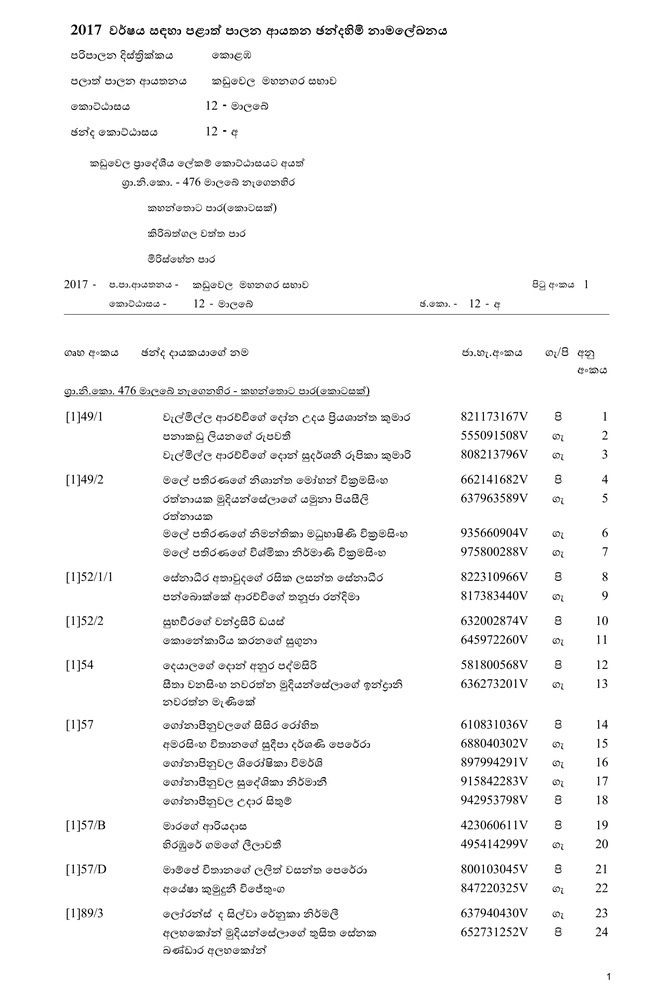
#> input picture pdf2ImageandOCR/page_1.jpg, 654 x 1000 px, shrunk from 4250 x 6500 before the run
$ python ROI2.py
#> lines starting #> are read from the running program, lines starting #| are printed output that depends on the picture; after the words box and inside, x2 and y2 are one past the last pixel; in counts of white or black regions, pixels touching at a corner belong together
import pytesseract as tess
tess.pytesseract.tesseract_cmd = r'C:\Users\Pubud\AppData\Local\Programs\Tesseract-OCR\tesseract.exe'
from cv2 import cv2
from PIL import Image
import matplotlib.pyplot as plt

im = cv2.imread('page_1.jpg')
#> im is the input picture: shape (1000, 654, 3); min 0, max 255, mean 246.4

#-----------
def show_images(titles, images):
    # titles = ['dilate']
    # images = [dilate]
    _range = len(images)

    for i in range(_range):
        plt.subplot(1, 2, i+1), plt.imshow(images[i], 'gray')
        plt.title(titles[i])
        plt.xticks([]),plt.yticks([])

    plt.show()
#-----------

gray = cv2.cvtColor(im, cv2.COLOR_BGR2GRAY)
blur = cv2.GaussianBlur(gray, (9,9), 0)
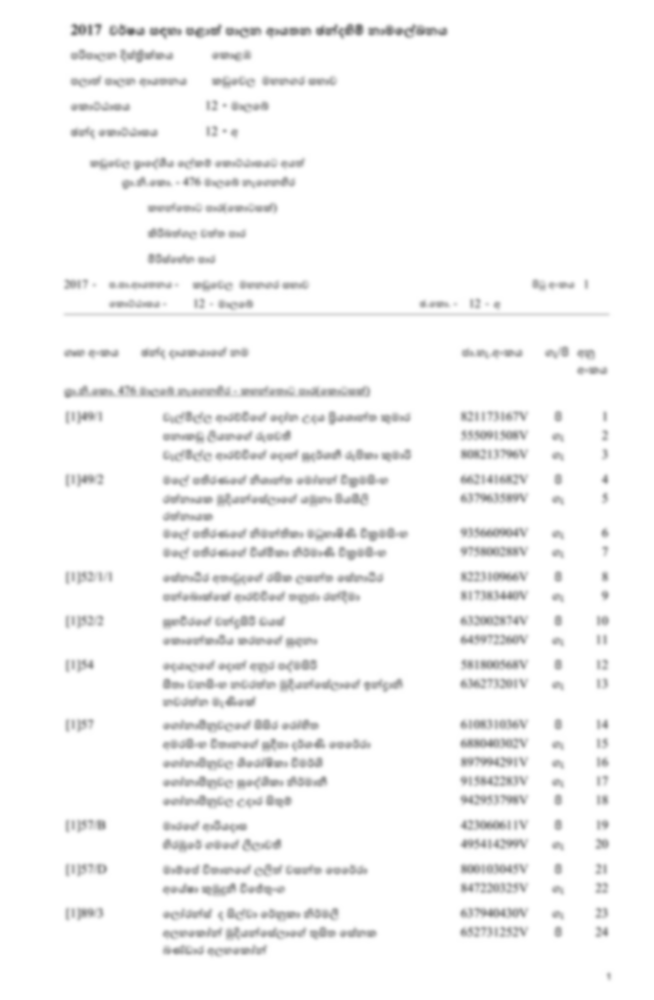
#> blur: shape (1000, 654); min 106, max 255, mean 246.4
# thresh = cv2.adaptiveThreshold(blur,255,cv2.ADAPTIVE_THRESH_GAUSSIAN_C, cv2.THRESH_BINARY_INV,11,30)
thresh2 = cv2.threshold(blur, 0, 255, cv2.THRESH_BINARY_INV + cv2.THRESH_OTSU)[1]
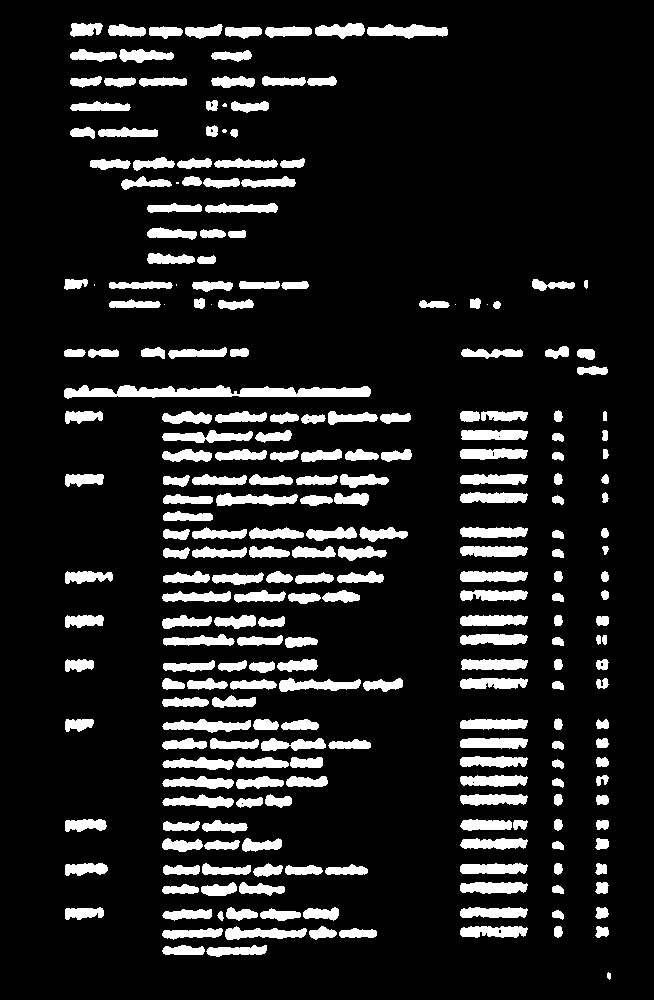
#> thresh2: shape (1000, 654); 12.3% white; 257 white regions (9 under 20 px), largest, box (x1, y1, x2, y2) and area: (64, 385, 371, 399) 2697, (367, 24, 448, 39) 773, (162, 719, 251, 733) 730

# Dilate to combine adjacent text contours
kernel = cv2.getStructuringElement(cv2.MORPH_RECT, (5,5))
dilate = cv2.dilate(thresh2, kernel, iterations=4)
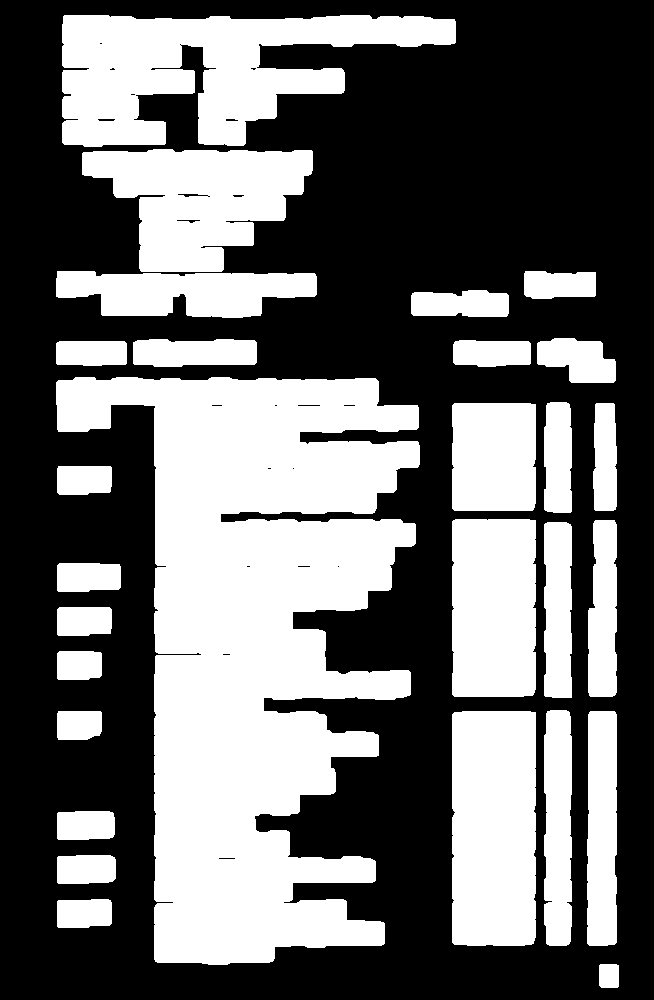
#> dilate: shape (1000, 654); 41.9% white; 28 white regions

# Invert image and perform morphological operations
# inverted = 255 - thresh2
# kernel2 = cv2.getStructuringElement(cv2.MORPH_RECT, (5,5))
# close = cv2.morphologyEx(thresh2, cv2.MORPH_CLOSE, kernel2, iterations=1)


# Find contours and filter using aspect ratio and area
cnts = cv2.findContours(dilate, cv2.RETR_EXTERNAL, cv2.CHAIN_APPROX_SIMPLE)
#> cnts = 28 contours; largest, box (x1, y1, x2, y2) and area: (56, 377, 420, 965) 118423, (62, 15, 456, 147) 28942, (452, 711, 536, 946) 19302, (82, 149, 313, 272) 17886, (452, 519, 536, 697) 14588
cnts = cnts[0] if len(cnts) == 2 else cnts[1]
for c in cnts:
    area = cv2.contourArea(c)
    peri = cv2.arcLength(c, True)
    approx = cv2.approxPolyDP(c, 0.01 * peri, True)
    x,y,w,h = cv2.boundingRect(approx)
    aspect_ratio = w / float(h)
    if (aspect_ratio >= 2.5 or area < 75):
        fin_im = cv2.drawContours(dilate, [c], -1, (255,255,255), -1)
#> this loop made 28 passes
#> (area, peri, x, y, w, h, aspect_ratio) on passes 1, 2, 3, 4, 7, 8, 9, 10, 11, 15, 16, 18: (432.5, 81.07, 599, 964, 20, 24, 0.833), (1427.5, 158.7, 57, 899, 55, 29, 1.9), (1558.5, 165.6, 57, 855, 59, 29, 2.03), (1535, 164.1, 57, 811, 58, 29, 2), (1181.5, 138.7, 58, 711, 44, 29, 1.52), (5952.5, 545.3, 544, 710, 27, 236, 0.114), (1195.5, 138.7, 57, 651, 45, 29, 1.55), (1459, 159.3, 57, 607, 55, 29, 1.9), (1675.5, 176.7, 57, 563, 64, 29, 2.21), (1456, 159.3, 57, 466, 54, 29, 1.86), (2256, 257.5, 594, 403, 23, 108, 0.213), (2799, 273.1, 544, 402, 27, 111, 0.243)
#> (area, peri, approx, x, y, w, h, aspect_ratio) on passes 5, 6, 12, 13, 14, 17: (6559, 528.4, [[590, 711], [587, 943], [616, 942], [616, 714]], 587, 711, 30, 233, 0.129), (19302.5, 644.1, [[454, 712], [452, 942], [531, 944], [535, 712]], 452, 712, 84, 233, 0.361), (4497, 411.6, [[547, 522], [544, 695], [571, 697], [571, 526]], 544, 522, 28, 176, 0.159), (4356.5, 415.5, [[595, 520], [588, 692], [612, 696], [616, 524]], 588, 520, 29, 177, 0.164), (14588.5, 534, [[455, 519], [452, 694], [532, 695], [535, 520]], 452, 519, 84, 177, 0.475), (8830, 381.5, [[454, 403], [452, 508], [532, 510], [535, 404]], 452, 403, 84, 108, 0.778)
#> dilate: shape (1000, 654); 41.9% white; 28 white regions, largest, box (x1, y1, x2, y2) and area: (56, 377, 420, 965) 120099, (62, 15, 456, 147) 29767, (452, 711, 536, 946) 19615

titles = ['fin_im', 'fin_im']
images = [fin_im, fin_im]
show_images(titles, images)
#> in show_images, `plt.show()`:
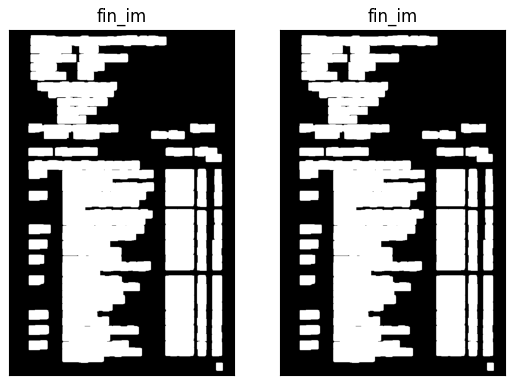
#> figure drawn by matplotlib, 2 panels

# [80 lines of commented-out code are left out]

$ run again, with pdf2ImageandOCR/page_10.jpg copied over pdf2ImageandOCR/page_1.jpg
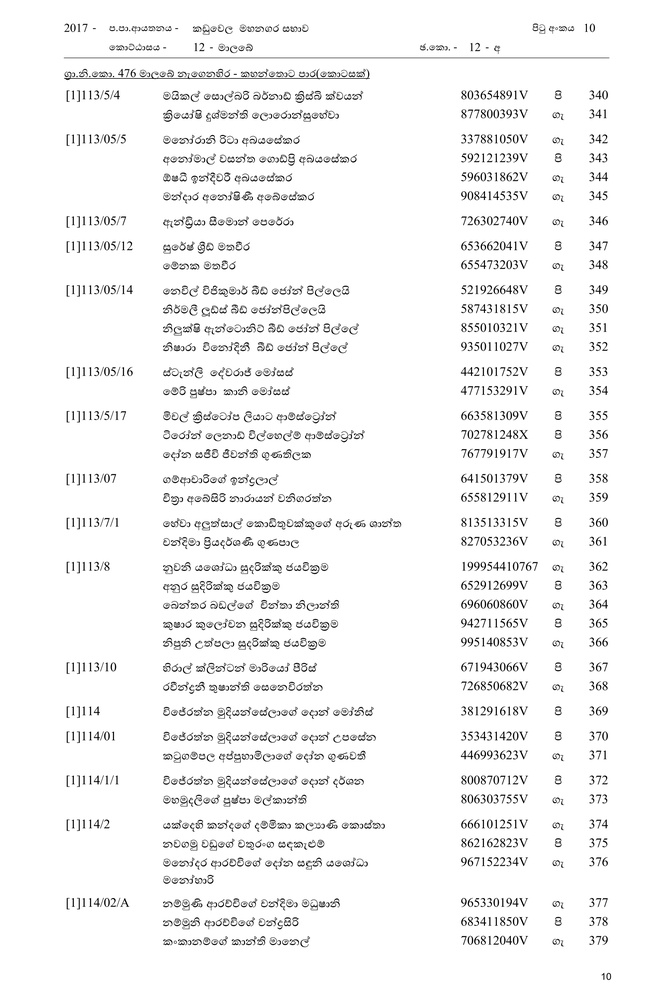
#> input picture pdf2ImageandOCR/page_10.jpg, 654 x 1000 px, shrunk from 4250 x 6500 before the run
#> im is the input picture: shape (1000, 654, 3); min 0, max 255, mean 244.2
#> `thresh2 = cv2.threshold(blur, 0, 255, cv2.THRESH_BINARY_INV + cv2.THRE..`:
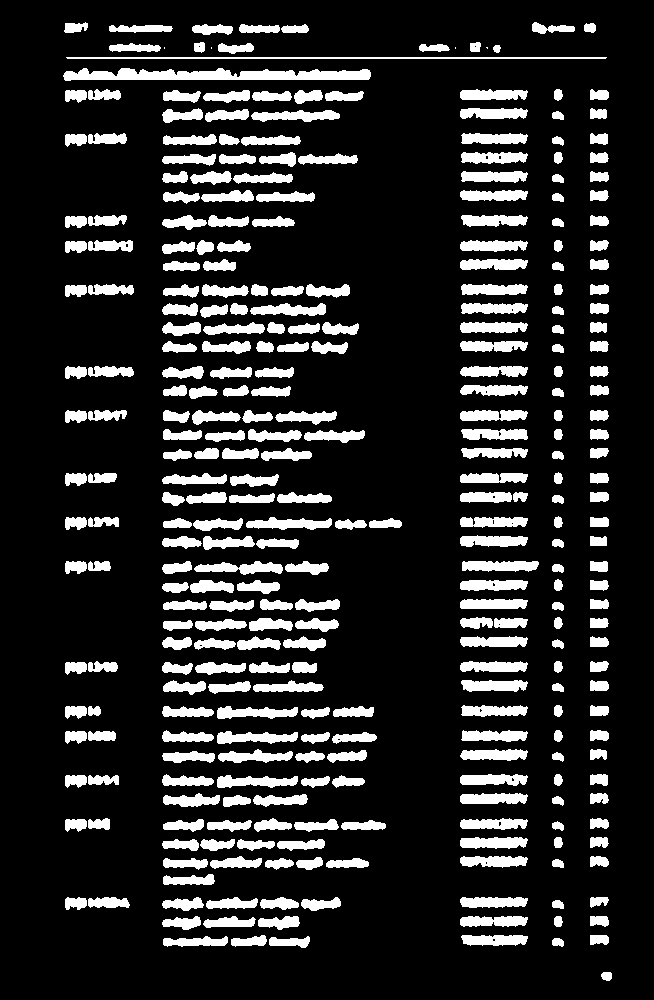
#> thresh2: shape (1000, 654); 15.9% white; 324 white regions (4 under 20 px), largest, box (x1, y1, x2, y2) and area: (63, 68, 371, 81) 2764, (66, 57, 607, 59) 1080, (194, 561, 283, 575) 725
#> dilate: shape (1000, 654); 52.3% white; 19 black regions (18 under 20 px)
#> cnts = 22 contours; largest, box (x1, y1, x2, y2) and area: (55, 16, 615, 956) 182570, (452, 81, 572, 876) 85704, (582, 81, 617, 875) 26652, (452, 889, 536, 954) 5241, (57, 207, 141, 261) 4126
#> the loop `for c in cnts:` made 22 passes
#> (area, peri, x, y, w, h, aspect_ratio) on passes 1, 2, 3, 5, 6, 8, 9, 10: (612, 95.31, 593, 964, 27, 25, 1.08), (1605, 176.6, 544, 892, 28, 63, 0.444), (2135, 192.5, 582, 889, 35, 64, 0.547), (2112, 211, 57, 890, 81, 28, 2.89), (1630, 174.1, 57, 811, 61, 29, 2.1), (3008.5, 232.4, 57, 698, 67, 54, 1.24), (1792, 187, 57, 654, 69, 29, 2.38), (1612, 173.3, 57, 553, 61, 29, 2.1)
#> in show_images, `plt.show()`:
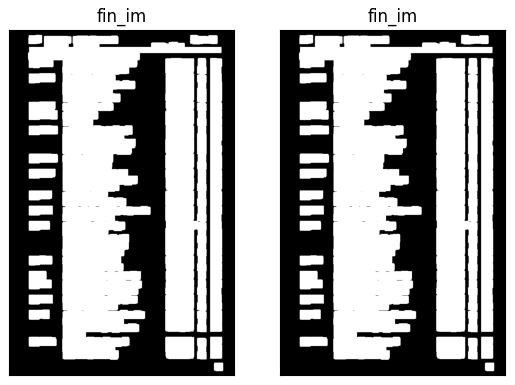
#> figure drawn by matplotlib, 2 panels
